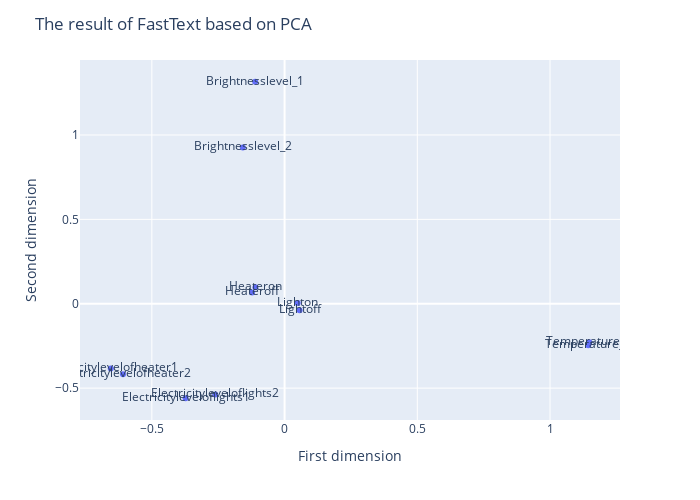
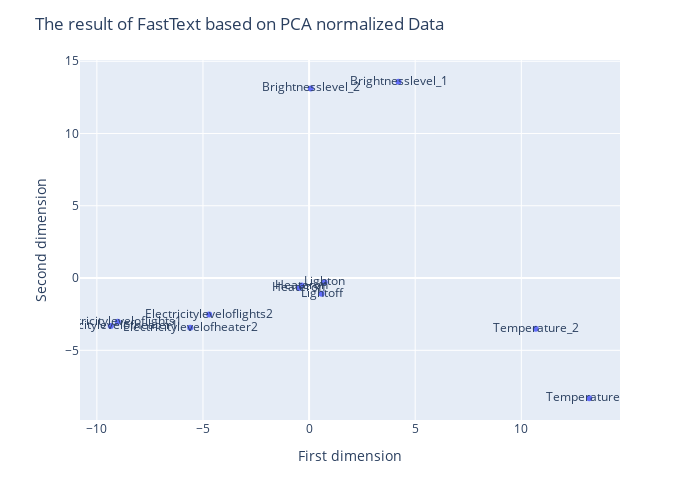

Notebook source saved alongside these figures, in order:
### Code cell
pca_result_ft, pca_result_normalized_ft = preprocess_clustering.PCA(n_components=5, alg_output=X_ft)
pca_df_ft = preprocess_clustering.DReduction_to_DataFrame(pca_result_ft, vocab_ft, 5, label=None)
pca_df_normalized_ft = preprocess_clustering.DReduction_to_DataFrame(pca_result_normalized_ft, vocab_ft, 5, label=None)
plots.dimension_reduction_plot(df = pca_df_ft,  wordEmbedding_alg = 'FastText',  dimesionality_reduction_algorithm ='PCA')
plots.dimension_reduction_plot(df = pca_df_normalized_ft,  wordEmbedding_alg = 'FastText',  dimesionality_reduction_algorithm ='PCA normalized Data')

### Figure 1 — Plotly figure (JSON) as saved in the notebook; plotly's stock layout.template omitted (floating-point values rounded to 4 significant figures)
{"data": [{"hovertemplate": "x=%{x}<br>y=%{y}<br>Words=%{text}<extra></extra>", "legendgroup": "", "marker": {"color": "#636efa", "symbol": "circle"}, "mode": "markers+text", "name": "", "orientation": "v", "showlegend": false, "text": ["Electricitylevelofheater2", "Electricitylevelofheater1", "Temperature_2", "Temperature_1", "Electricityleveloflights2", "Electricityleveloflights1", "Brightnesslevel_1", "Brightnesslevel_2", "Heateroff", "Heateron", "Lighton", "Lightoff"], "type": "scatter", "x": [-0.6087, -0.6548, 1.144, 1.148, -0.2613, -0.373, -0.1107, -0.1573, -0.1225, -0.1098, 0.04951, 0.05656], "xaxis": "x", "y": [-0.4183, -0.383, -0.246, -0.2275, -0.5375, -0.56, 1.316, 0.9261, 0.0671, 0.09711, 0.004771, -0.03835], "yaxis": "y"}], "layout": {"height": 500, "legend": {"tracegroupgap": 0}, "margin": {"t": 60}, "title": {"text": "The result of FastText based on PCA"}, "width": 700, "xaxis": {"anchor": "y", "domain": [0, 1], "title": {"text": "First dimension"}}, "yaxis": {"anchor": "x", "domain": [0, 1], "title": {"text": "Second dimension"}}}}

### Figure 2 — Plotly figure (JSON) as saved in the notebook; plotly's stock layout.template omitted (floating-point values rounded to 4 significant figures)
{"data": [{"hovertemplate": "x=%{x}<br>y=%{y}<br>Words=%{text}<extra></extra>", "legendgroup": "", "marker": {"color": "#636efa", "symbol": "circle"}, "mode": "markers+text", "name": "", "orientation": "v", "showlegend": false, "text": ["Electricitylevelofheater2", "Electricitylevelofheater1", "Temperature_2", "Temperature_1", "Electricityleveloflights2", "Electricityleveloflights1", "Brightnesslevel_1", "Brightnesslevel_2", "Heateroff", "Heateron", "Lighton", "Lightoff"], "type": "scatter", "x": [-5.603, -9.346, 10.68, 13.2, -4.709, -9.016, 4.214, 0.07699, -0.4696, -0.3508, 0.7335, 0.5905], "xaxis": "x", "y": [-3.438, -3.319, -3.516, -8.316, -2.522, -3.025, 13.58, 13.12, -0.6821, -0.5182, -0.2882, -1.078], "yaxis": "y"}], "layout": {"height": 500, "legend": {"tracegroupgap": 0}, "margin": {"t": 60}, "title": {"text": "The result of FastText based on PCA normalized Data"}, "width": 700, "xaxis": {"anchor": "y", "domain": [0, 1], "title": {"text": "First dimension"}}, "yaxis": {"anchor": "x", "domain": [0, 1], "title": {"text": "Second dimension"}}}}
